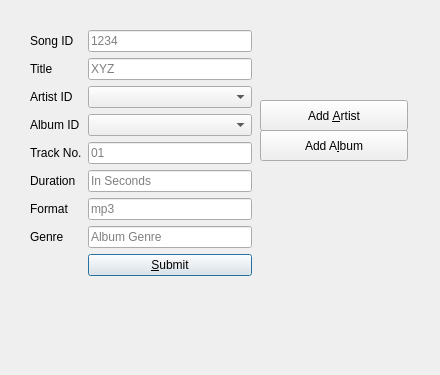
<?xml version="1.0" encoding="UTF-8"?>
<ui version="4.0">
 <class>Song_add</class>
 <widget class="QDialog" name="Song_add">
  <property name="geometry">
   <rect>
    <x>0</x>
    <y>0</y>
    <width>440</width>
    <height>375</height>
   </rect>
  </property>
  <property name="windowTitle">
   <string>Add Song</string>
  </property>
  <widget class="QWidget" name="layoutWidget">
   <property name="geometry">
    <rect>
     <x>30</x>
     <y>30</y>
     <width>222</width>
     <height>315</height>
    </rect>
   </property>
   <layout class="QFormLayout" name="formLayout">
    <item row="0" column="0">
     <widget class="QLabel" name="label1_SongID">
      <property name="text">
       <string>Song ID</string>
      </property>
     </widget>
    </item>
    <item row="0" column="1">
     <widget class="QLineEdit" name="lineEdit1_SongID">
      <property name="placeholderText">
       <string>1234</string>
      </property>
     </widget>
    </item>
    <item row="1" column="0">
     <widget class="QLabel" name="label2_Title">
      <property name="text">
       <string>Title</string>
      </property>
     </widget>
    </item>
    <item row="1" column="1">
     <widget class="QLineEdit" name="lineEdit2_Title">
      <property name="placeholderText">
       <string>XYZ</string>
      </property>
     </widget>
    </item>
    <item row="2" column="0">
     <widget class="QLabel" name="label3_ArtistID">
      <property name="text">
       <string>Artist ID</string>
      </property>
     </widget>
    </item>
    <item row="2" column="1">
     <widget class="QComboBox" name="comboBox1_select_Artist"/>
    </item>
    <item row="3" column="0">
     <widget class="QLabel" name="label4_AlbumID">
      <property name="text">
       <string>Album ID</string>
      </property>
     </widget>
    </item>
    <item row="3" column="1">
     <widget class="QComboBox" name="comboBox2_select_Album"/>
    </item>
    <item row="4" column="0">
     <widget class="QLabel" name="label5_TrackNo">
      <property name="text">
       <string>Track No.</string>
      </property>
     </widget>
    </item>
    <item row="4" column="1">
     <widget class="QLineEdit" name="lineEdit3_TrackNo">
      <property name="placeholderText">
       <string>01</string>
      </property>
     </widget>
    </item>
    <item row="5" column="0">
     <widget class="QLabel" name="label6_Duration">
      <property name="text">
       <string>Duration</string>
      </property>
     </widget>
    </item>
    <item row="5" column="1">
     <widget class="QLineEdit" name="lineEdit4_Duration">
      <property name="placeholderText">
       <string>In Seconds</string>
      </property>
     </widget>
    </item>
    <item row="6" column="0">
     <widget class="QLabel" name="label7_Format">
      <property name="text">
       <string>Format</string>
      </property>
     </widget>
    </item>
    <item row="6" column="1">
     <widget class="QLineEdit" name="lineEdit5_Format">
      <property name="placeholderText">
       <string>mp3</string>
      </property>
     </widget>
    </item>
    <item row="7" column="0">
     <widget class="QLabel" name="label8_Genre">
      <property name="text">
       <string>Genre</string>
      </property>
     </widget>
    </item>
    <item row="7" column="1">
     <widget class="QLineEdit" name="lineEdit6_Genre">
      <property name="enabled">
       <bool>true</bool>
      </property>
      <property name="readOnly">
       <bool>true</bool>
      </property>
      <property name="placeholderText">
       <string>Album Genre</string>
      </property>
     </widget>
    </item>
    <item row="8" column="1">
     <widget class="QPushButton" name="button3_Submit">
      <property name="text">
       <string>&amp;Submit</string>
      </property>
     </widget>
    </item>
   </layout>
  </widget>
  <widget class="QPushButton" name="button1_Add_Artist">
   <property name="geometry">
    <rect>
     <x>260</x>
     <y>100</y>
     <width>148</width>
     <height>31</height>
    </rect>
   </property>
   <property name="text">
    <string>Add &amp;Artist</string>
   </property>
  </widget>
  <widget class="QPushButton" name="button2_Add_Album">
   <property name="geometry">
    <rect>
     <x>260</x>
     <y>130</y>
     <width>148</width>
     <height>31</height>
    </rect>
   </property>
   <property name="text">
    <string>Add A&amp;lbum</string>
   </property>
  </widget>
 </widget>
 <resources/>
 <connections/>
</ui>
